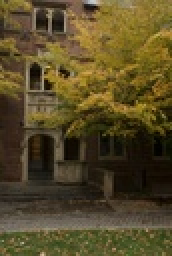
%> input picture quad08.jpg, 86 x 128 px, shrunk from 685 x 1024 before the run (shown 2 times larger)
$ octave --eval "result = cannyEdge(imread('../quad08.jpg'));"   (GNU Octave 9; MATLAB toolbox functions it lacks are replaced by stand-ins)
%> lines starting %> are read from the running program, lines starting %| are printed output that depends on the picture; in (x1, y1, x2, y2) boxes, pixels count from 0 and x2, y2 are one past the last pixel; in counts of white or black regions, pixels touching at a corner belong together; the program's own positions count from 1
function E = cannyEdge(I)
% This function should take in an image I (dim = 3) and output an edge map E (dim = 2).

I = im2double(I);

% use upper and lower bounds for hysteresis
upper = 0.10;
lower = 0.05;

%%

% first, dilate the image, surrounding it by zeros

perim = 3;
[row,col,nb] = size(I);
%> row = 128; col = 86; nb = 3

rowstart = 1+perim;
rowend = row+perim;
%> rowend = 131
colstart = 1+perim;
colend = col+perim;
%> colend = 89

% create some black space around the picture
J = zeros(row+2*perim,col+2*perim,nb);
J(rowstart:rowend,colstart:colend,:) = I;
J = rgb2gray(J);
%> J: size 134x92 double

%%

% Perform mirroring to pad the region outside the image

% do all 4 edges first
for i = 1:perim
    % left edge
    J(rowstart:rowend,i) = J(rowstart:rowend,1+2*perim-i);
    % right edge
    J(rowstart:rowend,1+col+2*perim-i) = J(rowstart:rowend,i+col);
    % top edge
    J(i,colstart:colstart+col) = J(1+2*perim-i,colstart:colstart+col);
    % bottom edge
    J(1+row+2*perim-i,colstart:colstart+col) = J(i+row,colstart:colstart+col);
end
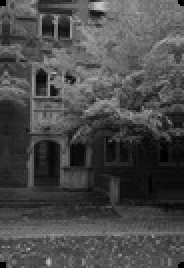
%> J: size 134x92 double (shown 2 times larger); min 0, max 0.791, mean 0.289

% do all the corners second
for i = 1:perim
    for j = 1:perim
        % top left
        J(i,j) = J(1+2*perim-i,1+2*perim-j);
        % bottom left
        J(1+row+2*perim-i,j) = J(row+i,1+2*perim-j);
        % top right
        J(rowstart-i,colend+j) = J(perim+i,colstart+col-j);
        % bottom right
        J(1+row+2*perim-i,1+col+perim*2-j) = J(i+row,j+col);
    end
end
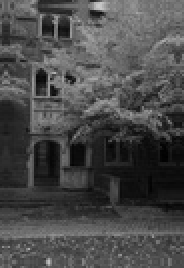
%> J: size 134x92 double (shown 2 times larger); 0.28% of pixels changed, all inside (x1, y1, x2, y2) = (0, 0, 92, 134)

%%

% make a smoothing filter and convolve it with the derivative...then use this to get the gradient vectors in the x and y coordinates

% make a 2-D guassian smoothing filter
G = fspecial('gaussian',[3 3],0.60);

% define the discrete-domain first-derivatives in x and y coordinates
dx = [1, -1];
dy = [1; -1];

% convolve the gaussian filter and the derivatives with the image
Ix = conv2(conv2(J(rowstart:rowend,colstart:colend),G,'same'),dx,'same');
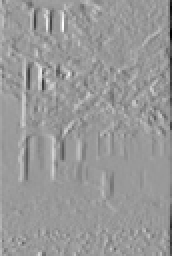
%> Ix: size 128x86 double (shown 2 times larger); min -0.454, max 0.298, mean -0.00239; drawn with min black and max white
Iy = conv2(conv2(J(rowstart:rowend,colstart:colend),G,'same'),dy,'same');
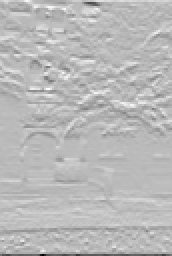
%> Iy: size 128x86 double (shown 2 times larger); min -0.559, max 0.205, mean -0.00294; drawn with min black and max white

% make the gradient vectors into polar equivalents
[theta, rad] = cart2pol(Ix,Iy);
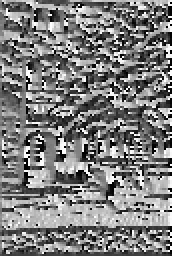
%> theta: size 128x86 double (shown 2 times larger); min -3.14, max 3.14, mean -0.0353; drawn with min black and max white

% [5 lines of commented-out code are left out]

%%

% use a variable to store the binary cadidates for local maxima for edge-linking in a later step
candidate = logical(zeros(row,col));
rad = rad/max(rad(:));
% rad(rad < lower) = 0;

for i = 2:row-1
    for j = 2:col-1
        % use the angle of the gradient to get some pixels to interpolate
        run = cos(theta(i,j));
        rise = sin(theta(i,j));
        % figure out which quadrant the gradient vector is pointing
        if 0 < rise && 0 < run
            X = (j:j+1);
            Y = (i-1:i)';
        elseif 0 < rise && run <= 0
            X = (j-1:j);
            Y = (i-1:i)';
        elseif rise <= 0 && run <= 0
            X = (j-1:j);
            Y = (i:i+1)';
        elseif rise <= 0 && 0 < run
            X = (j:j+1);
            Y = (i:i+1)';
        end
        % get the values of the gradient magnitude at the four pixels in vectors X,Y
        V = rad(Y,X);
        % interpolate to get the pixel ahead (r) and the pixel behind (p) the current pixel
        r = interp2(X,Y,V,j+cos(theta(i,j)),i-sin(theta(i,j)));
        % use the angle of the gradient to get some pixels to interpolate
        run = cos(theta(i,j)-pi);
        rise = sin(theta(i,j)-pi);
        % figure out which quadrant the gradient vector is pointing
        if 0 < rise && 0 < run
            X = (j:j+1);
            Y = (i-1:i)';
        elseif 0 < rise && run <= 0
            X = (j-1:j);
            Y = (i-1:i)';
        elseif rise <= 0 && run <= 0
            X = (j-1:j);
            Y = (i:i+1)';
        elseif rise <= 0 && 0 < run
            X = (j:j+1);
            Y = (i:i+1)';
        end
        % get the values of the gradient magnitude at the four pixels in vectors X,Y
        V = rad(Y,X);
        % interpolate to get the pixel ahead (r) and the pixel behind (p) the current pixel
        p = interp2(X,Y,V,j+cos(theta(i,j)-pi),i-sin(theta(i,j)-pi));
        % check if the next pixel's gradient is bigger
        if (r < rad(i,j)) && (p < rad(i,j))
            % if current pixel is biggest, mark it as a local max
            candidate(i,j) = 1;
        end
    end
end
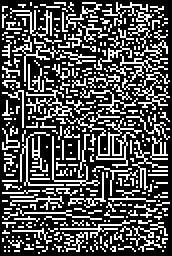
%> candidate: size 128x86 logical (shown 2 times larger); 31.2% white in thin lines or dots
%> after the loop, X = [85 86]; Y = [126; 127]

% E = candidate;

%%

% now do linking of the binary edge candidates

% use a variable to keep track of which pixels have been visited
visited = logical(zeros(row,col));

% now look for places where edges might start (where gradient magnitude is large)
starter = logical(zeros(row,col)) + (rad > upper);
%> starter: size 128x86 double; values 0 (black) and 1 (white), 27.8% white in thin lines or dots

% use a variable to store the binary edgemap for output at the end
output = logical(zeros(row,col));

% use a variable to switch between 'walking' mode and 'searching' mode
walk = 0;

for i = 2:row-1
    for j = 2:col-1
        % check for unvisited starter pixels which are also edge candidates
        if visited(i,j) == 0 && starter(i,j) == 1 && walk == 0 && candidate(i,j) == 1
            % mark starter pixel as 'visited'
            visited(i,j) = 1;
            % mark the starter pixel as a member of the edge
            output(i,j) = 1;
            % enter 'walking' mode
            walk = 1;
            walknum = 0;
            % look along the tangent to gradient vector, and get nearest indices
            next_i = round(i-sin(theta(i,j)+pi/2));
            next_i = min(row,next_i);
            next_i = max(1,next_i);
            next_j = round(j+cos(theta(i,j)+pi/2));
            next_j = min(col,next_j);
            next_j = max(1,next_j);
            % walk to the next edge candidate pixel and check if it's unvisited and if it is still above the lower threshold
            while walk == 1 && rad(next_i,next_j) > lower && visited(next_i,next_j) == 0 && candidate(next_i,next_j) == 1
                % mark the new pixel as visited and as an edge pixel
                output(i,j) = 1;
                visited(i,j) = 1;
                % turn the 'next' pixel into the 'current' pixel
                i = next_i;
                j = next_j;
                % get the indices for the 'next' pixel
                next_i = round(i-sin(theta(i,j)+pi/2));
                next_i = min(row,next_i);
                next_i = max(1,next_i);
                next_j = round(j+cos(theta(i,j)+pi/2));
                next_j = min(col,next_j);
                next_j = max(1,next_j);
                % update the lower threshold
                lower = 0.05./walknum + 0.005;
                walknum = walknum + 1;
            end
            % exit 'walking' mode
            walk = 0;
            walknum = 0;
        end
    end
end
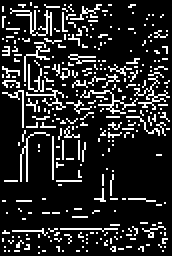
%> output: size 128x86 logical (shown 2 times larger); 15.3% white in thin lines or dots
%> after the loop, j = 85; lower = Inf; next_i = 126; next_j = 20; walk = 0; walknum = 0

%%

E = output;
